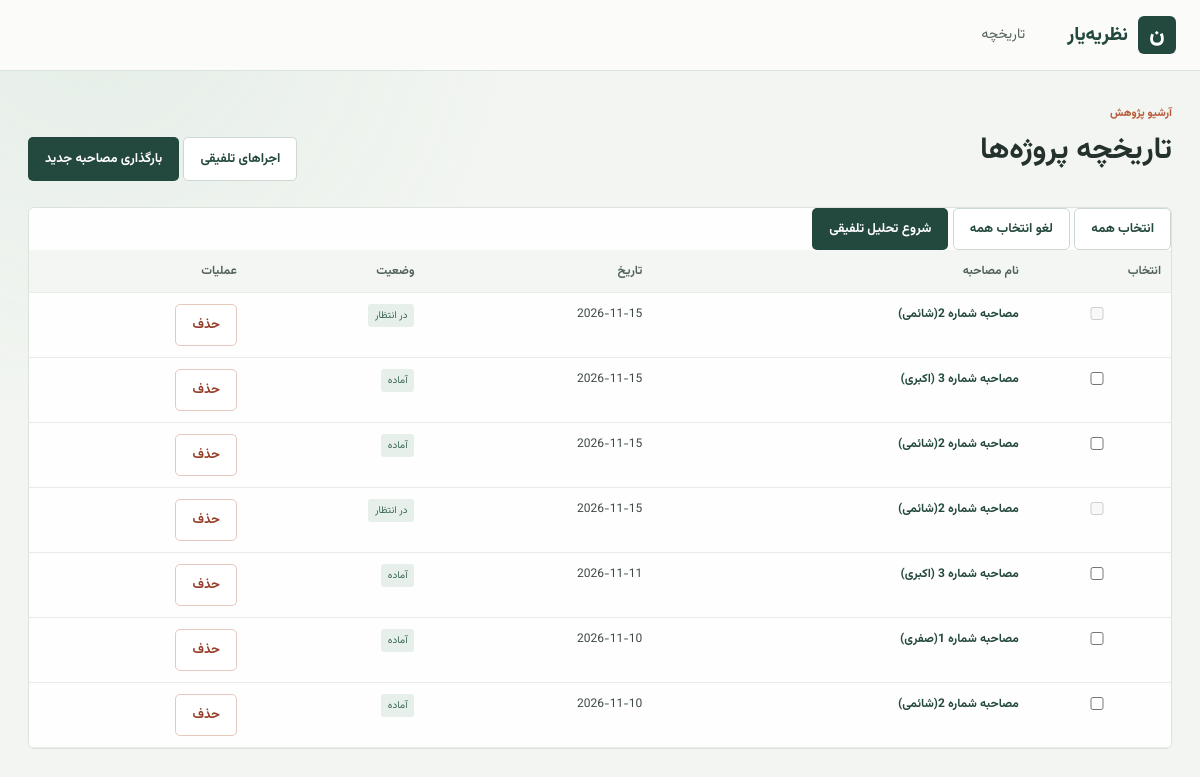
The app's page /projects with its own data.
### tables this page shows
CREATE TABLE projects (
				project_id TEXT PRIMARY KEY,
				title TEXT NOT NULL,
				topic TEXT NOT NULL DEFAULT '',
				created_at TEXT NOT NULL,
				updated_at TEXT NOT NULL,
				source_filename TEXT NOT NULL DEFAULT '',
				paragraphs_json TEXT NOT NULL DEFAULT '[]',
				concepts_json TEXT NOT NULL DEFAULT '[]',
				analysis_json TEXT,
				raw_analysis_json TEXT,
				researcher_edits_json TEXT NOT NULL DEFAULT '{}',
				processing_issues_json TEXT NOT NULL DEFAULT '[]'
			, stage_outputs_json TEXT NOT NULL DEFAULT '{}', interview_id TEXT NOT NULL DEFAULT '');

### app/routers/projects.py (the view)
@router.get("")
def projects_page(request: Request):
	projects = list_projects()
	eligibility = {
		project["project_id"]: summarize_project_eligibility(project, require_pool_ready=True)
		for project in projects
	}
	return templates.TemplateResponse(
		request=request,
		name="projects.html",
		context={
			"projects": projects,
			"eligibility": eligibility,
			"selection_mode": True,
			"selection_error": None,
			"selection_form": {"selected_ids": []},
		},
	)

### app/templates/projects.html (shortened to what this page needs)
{% extends "base.html" %}
{% block content %}
<section class="page-heading">
	<div><p class="eyebrow">آرشیو پژوهش</p><h1>تاریخچه پروژه‌ها</h1></div>
	<div class="page-actions">
		<a class="button button-secondary" href="/synthesis/runs">اجراهای تلفیقی</a>
		<a class="button button-primary" href="/">بارگذاری مصاحبه جدید</a>
	</div>
</section>
{% if projects %}
<section class="panel table-panel">
	<form method="post" action="/synthesis/runs" class="selection-form">
		<div class="selection-toolbar">
			<div class="selection-actions">
				<button type="button" class="button button-secondary" data-select-all>انتخاب همه</button>
				<button type="button" class="button button-secondary" data-clear-all>لغو انتخاب همه</button>
				<button type="submit" class="button button-primary">{% if selection_mode %}شروع تحلیل تلفیقی{% else %}ایجاد اجرای تلفیقی{% endif %}</button>
			</div>
		</div>
		<div class="table-scroll"><table><thead><tr>{% if selection_mode %}<th>انتخاب</th><th>نام مصاحبه</th><th>تاریخ</th><th>وضعیت</th><th>عملیات</th>{% else %}<th>انتخاب</th><th>عنوان</th><th>موضوع</th><th>تاریخ</th><th>وضعیت تحلیل</th><th>تأیید پژوهشگر</th><th>وضعیت آمادگی</th><th>عملیات</th>{% endif %}</tr></thead><tbody>
		{% for project in projects %}
		{% set project_eligibility = eligibility.get(project.project_id, {'eligible': false, 'reason': 'نامشخص'}) %}
		<tr>
			<td><input type="checkbox" name="selected_ids" value="{{ project.project_id }}" {% if selection_mode and not project_eligibility.eligible %}disabled{% endif %} ></td>
			{% if selection_mode %}
			<td><a class="table-link" href="/projects/{{ project.project_id }}">{{ project.title }}</a></td>
			<td>{{ project.created_at[:10] }}</td>
			<td><span class="status-pill {% if project_eligibility.eligible %}success{% else %}warning{% endif %}">{% if project_eligibility.eligible %}آماده{% else %}در انتظار{% endif %}</span></td>
			{% endif %}
			<td class="row-actions">
				<button class="button button-danger" type="submit" formaction="/projects/{{ project.project_id }}/delete" formmethod="post" formnovalidate onclick="return confirm('این مصاحبه و اطلاعات آن از تاریخچه حذف شود؟');">حذف</button>
			</td>
		</tr>
		{% endfor %}
		</tbody></table></div>
	</form>
</section>
{% else %}<section class="panel empty-state"><strong>هنوز پروژه‌ای در تاریخچه نیست</strong><p>برای شروع، فایل مصاحبهٔ خود را بارگذاری کنید.</p><a class="button button-primary" href="/">بارگذاری فایل</a></section>{% endif %}
{% endblock %}

### app/templates/base.html (shortened to what this page needs)
<!doctype html>
<html lang="fa" dir="rtl">
<head>
  <link rel="stylesheet" href="/static/css/style.css">
</head>
<body>
  <header class="topbar">
    <a class="brand" href="/" aria-label="صفحه اصلی نظریه‌یار"><span class="brand-mark">ن</span><span>نظریه‌یار</span></a>
    <nav aria-label="ناوبری اصلی">
      <a href="/projects">تاریخچه</a>
    </nav>
  </header>
  <main class="page-shell">{% block content %}{% endblock %}</main>
</body>
</html>

### records on screen
projects: title "مصاحبه شماره 2(شائمی)", created_at "2026-11-15", shows "در انتظار"
projects: title "مصاحبه شماره 3 (اکبری)", created_at "2026-11-15", shows "آماده"
projects: title "مصاحبه شماره 2(شائمی)", created_at "2026-11-15", shows "آماده"
projects: title "مصاحبه شماره 2(شائمی)", created_at "2026-11-15", shows "در انتظار"
projects: title "مصاحبه شماره 3 (اکبری)", created_at "2026-11-11", shows "آماده"
projects: title "مصاحبه شماره 1(صفری)", created_at "2026-11-10", shows "آماده"
projects: title "مصاحبه شماره 2(شائمی)", created_at "2026-11-10", shows "آماده"
